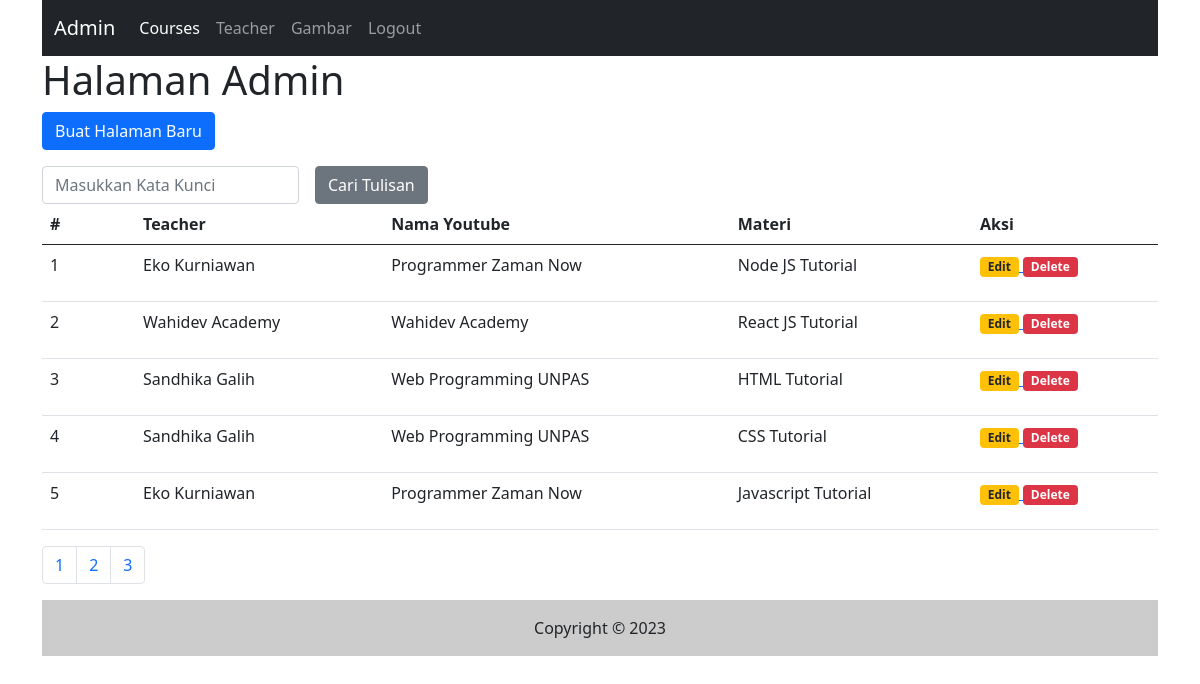
Screenshot of /admin/halaman.php (signed in) with the database file from the repository.
### tables this page shows
CREATE TABLE `courses` (
  `id` int(11) NOT NULL,
  `teacher` varchar(255) NOT NULL,
  `namayoutube` varchar(255) NOT NULL,
  `materi` text NOT NULL
);

### admin/halaman.php (the view, shortened to what this page needs)
<?php include("inc_header.php") ?>
<?php
$katakunci = (isset($_GET['katakunci'])) ? $_GET['katakunci'] : "";
?>
<h1>Halaman Admin</h1>
<p>
    <a href="halaman_input.php">
        <input type="button" class="btn btn-primary" value="Buat Halaman Baru" />
    </a>
</p>
<form class="row g-3" method="get">
    <div class="col-auto">
        <input type="text" class="form-control" placeholder="Masukkan Kata Kunci" name="katakunci" value="<?php echo $katakunci ?>" />
    </div>
    <div class="col-auto">
        <input type="submit" name="cari" value="Cari Tulisan" class="btn btn-secondary" />
    </div>
</form>
<table class="table table-stripped">
    <thead>
        <tr>
            <th class="col-1">#</th>
            <th>Teacher</th>
            <th>Nama Youtube</th>
            <th>Materi</th>
            <th class="col-2">Aksi</th>
        </tr>
    </thead>
    <tbody>
        <?php
        $sqltambahan = "";
        $per_courses = 2;
        $sql1 = "select * from courses $sqltambahan order by id desc";
        $q1     = mysqli_query($koneksi, $sql1);
        $total  = mysqli_num_rows($q1);
        $pages  = ceil($total / $per_courses);
        $q1 = mysqli_query($koneksi, $sql1);
        $nomor = 1;
        while ($r1 = mysqli_fetch_array($q1)) {
        ?>
            <tr>
                <td><?php echo $nomor++ ?></td>
                <td><?php echo $r1['teacher'] ?></td>
                <td><?php echo $r1['namayoutube'] ?></td>
                <td><?php echo $r1['materi'] ?></td>
                <td>
                    <a href="halaman_input.php?id=<?php echo $r1['id'] ?>">
                        <span class="badge bg-warning text-dark">Edit</span>
                    </a>
                    <a href="halaman.php?op=delete&id=<?php echo $r1['id'] ?>" onclick="return confirm('Hapus Data?')">
                        <span class="badge bg-danger">Delete</span>
                    </a>
                </td>
            </tr>
        <?php
        }
        ?>
    </tbody>
</table>
<nav aria-label="Page navigation example">
    <ul class="pagination">
        <?php
        $cari = isset($_GET['cari']) ? $_GET['cari'] : "";
        for ($i = 1; $i <= $pages; $i++) {
        ?>
            <li class="page-item">
                <a class="page-link" href="halaman.php?katakunci=<?php echo $katakunci ?>&cari=<?php echo $cari ?>&page=<?php echo $i ?>"><?php echo $i ?></a>
            </li>
        <?php
        }
        ?>
    </ul>
</nav>
<?php include("inc_footer.php") ?>

### rows the page displays
courses: teacher "Eko Kurniawan", namayoutube "Programmer Zaman Now", materi "Node JS Tutorial"
courses: teacher "Wahidev Academy", namayoutube "Wahidev Academy", materi "React JS Tutorial"
courses: teacher "Sandhika Galih", namayoutube "Web Programming UNPAS", materi "HTML Tutorial"
courses: teacher "Sandhika Galih", namayoutube "Web Programming UNPAS", materi "CSS Tutorial"
courses: teacher "Eko Kurniawan", namayoutube "Programmer Zaman Now", materi "Javascript Tutorial"
